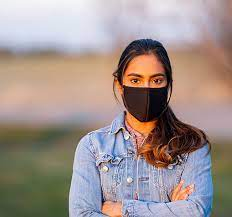
#> input picture mask detection/image1.jpg, 232 x 217 px
$ jupyter execute --allow-errors eyeDetection.ipynb
#> lines starting #> are read from the running program, lines starting #| are printed output that depends on the picture; after the words box and inside, x2 and y2 are one past the last pixel; in counts of white or black regions, pixels touching at a corner belong together
[cell 1]
import numpy as np
import random
from IPython.display import Image
import cv2

[cell 2]
face_cascade=cv2.CascadeClassifier("haarcascade_frontalface_default.xml")
eye_cascade=cv2.CascadeClassifier("haarcascade_eye.xml")

[cell 3]
white=(255,255,255)
red=(0,0,255)
blue=(255,0,0)
thickness=2
fontSize=0.6
font=cv2.FONT_HERSHEY_SIMPLEX

[cell 4]
img=cv2.imread("image1.jpg")
#> img is the input picture: shape (217, 232, 3); mean B, G, R 142, 146.2, 160
#convert to gray
gray=cv2.cvtColor(img,cv2.COLOR_BGR2GRAY)
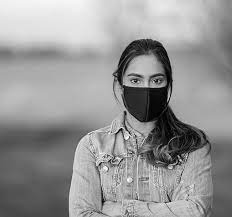
#> gray: shape (217, 232); min 0, max 254, mean 149.8
#detect face
faces=face_cascade.detectMultiScale(gray,1.1,4)
#> faces = [[117, 57, 57, 57]]
#if face detected
if(len(faces)>0):
    for(x,y,w,h) in faces:
        cv2.rectangle(img,(x,y),(x+w,y+h),white,thickness)
        roi_gray=gray[y:y+h,x:x+w]
        roi_color=img[y:y+h,x:x+w]

        #detect eyes
        eye_boundary=eye_cascade.detectMultiScale(gray,1.5,5)

        #face detected but eyes not detect means person is wearing sunglasses
        if(len(eye_boundary)==0):
            cv2.putText(img,"Sunglasses Present",(x+60,y+15),font,fontSize,blue,thickness,cv2.LINE_AA)
        else:
            for(ex,ey,ew,eh) in eye_boundary:

                #face and eyes are detcted and eye coordinates are within face_coordinates means that there are no sunglasses present
                if(y<ey<y+h):
                    cv2.putText(img,"No Sunglasses",(ex,ey),font,fontSize,red,thickness,cv2.LINE_AA)
#> this loop made 1 pass
#> pass 1, `roi_gray=gray[y:y+h,x:x+w]`:
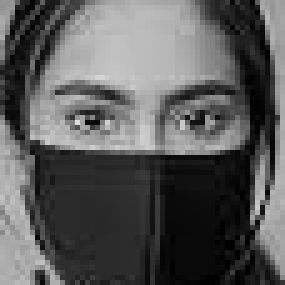
#> roi_gray: shape (57, 57) (shown 5 times larger); min 0, max 222, mean 89.7
#> pass 1, `roi_color=img[y:y+h,x:x+w]`:
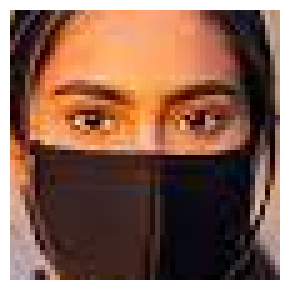
#> roi_color: shape (57, 57, 3) (shown 5 times larger); mean B, G, R 77, 94.3, 133.3
#> after the loop:
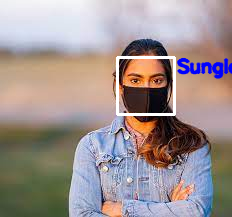
#> img: shape (217, 232, 3); 2.83% of pixels changed, all inside (x1, y1, x2, y2) = (116, 56, 232, 116)

cv2.imwrite("SunglassesDetection.jpg",img)
#> (the rest of this cell did not finish here and is left out)
